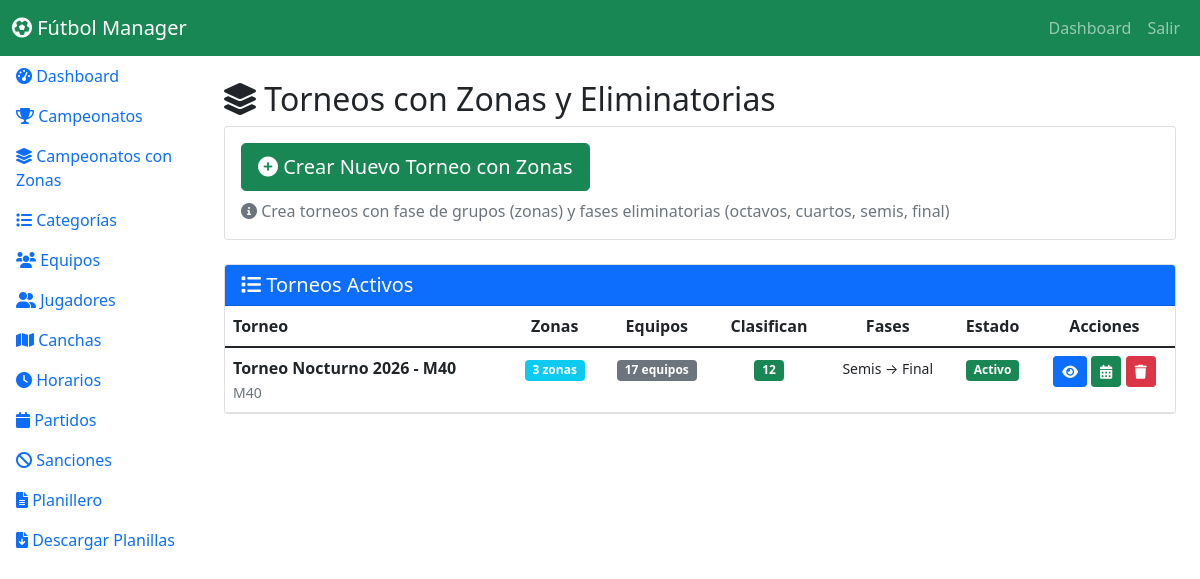
The page /admin/torneos_zonas.php (signed in) on the database as committed earlier.
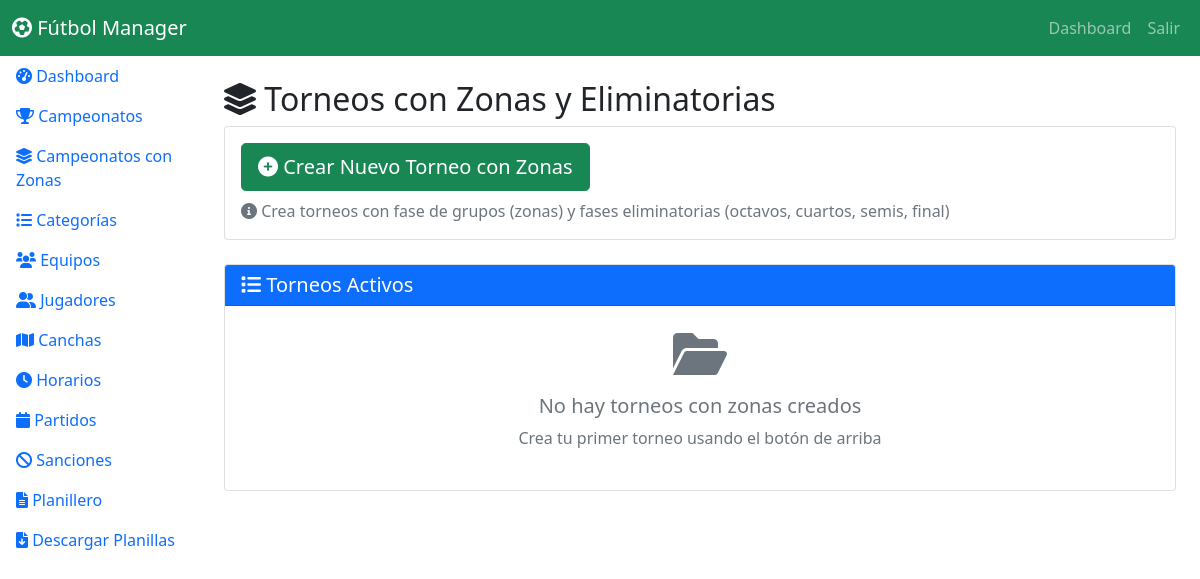
The same page on the database as committed later.
### tables this page shows
CREATE TABLE `campeonatos_formato` (
  `id` int(11) NOT NULL,
  `campeonato_id` int(11) NOT NULL,
  `tipo_formato` enum('zonas','eliminacion_directa','mixto') NOT NULL DEFAULT 'mixto',
  `cantidad_zonas` int(11) NOT NULL DEFAULT 2,
  `equipos_por_zona` int(11) NOT NULL DEFAULT 3,
  `equipos_clasifican` int(11) NOT NULL DEFAULT 4,
  `tipo_clasificacion` varchar(50) DEFAULT NULL COMMENT '1_primero, 2_primeros, 2_primeros_2_mejores_terceros, etc',
  `tiene_octavos` tinyint(1) DEFAULT 0,
  `tiene_cuartos` tinyint(1) DEFAULT 0,
  `tiene_semifinal` tinyint(1) DEFAULT 1,
  `tiene_tercer_puesto` tinyint(1) DEFAULT 1,
  `activo` tinyint(1) DEFAULT 1,
  `created_at` timestamp NULL DEFAULT current_timestamp(),
  `updated_at` timestamp NULL DEFAULT current_timestamp() ON UPDATE current_timestamp(),
  `categoria_id` int(11) DEFAULT NULL,
  `primeros_clasifican` int(11) NOT NULL DEFAULT 0 COMMENT 'Cantidad de primeros que clasifican (por zona)',
  `segundos_clasifican` int(11) NOT NULL DEFAULT 0 COMMENT 'Cantidad de segundos que clasifican',
  `terceros_clasifican` int(11) NOT NULL DEFAULT 0 COMMENT 'Cantidad de terceros que clasifican',
  `cuartos_clasifican` int(11) NOT NULL DEFAULT 0 COMMENT 'Cantidad de cuartos que clasifican'
);

CREATE TABLE `campeonatos` (
  `id` int(11) NOT NULL,
  `nombre` varchar(100) NOT NULL,
  `descripcion` text DEFAULT NULL,
  `fecha_inicio` date NOT NULL,
  `fecha_fin` date DEFAULT NULL,
  `activo` tinyint(1) DEFAULT 1,
  `es_torneo_nocturno` tinyint(1) DEFAULT 0 COMMENT 'Indica si es un torneo nocturno (por zonas)',
  `created_at` timestamp NULL DEFAULT current_timestamp()
);

### admin/torneos_zonas.php (the view, shortened to what the changed rows need)
<?php
$db = Database::getInstance()->getConnection();
$stmt = $db->query("
    SELECT
        cf.*,
        c.nombre as campeonato_nombre,
        cat.nombre as categoria_nombre,
        (SELECT COUNT(*) FROM zonas WHERE formato_id = cf.id) as total_zonas,
        (SELECT COUNT(DISTINCT equipo_id) FROM equipos_zonas ez
         JOIN zonas z ON ez.zona_id = z.id
         WHERE z.formato_id = cf.id) as total_equipos
    FROM campeonatos_formato cf
    JOIN campeonatos c ON cf.campeonato_id = c.id
    JOIN categorias cat ON cat.campeonato_id = c.id
    WHERE cf.activo = 1
    ORDER BY cf.created_at DESC
");
$torneos_zonas = $stmt->fetchAll(PDO::FETCH_ASSOC);
?>
<!DOCTYPE html>
<html lang="es">
<head>
    <link href="https://cdnjs.cloudflare.com/ajax/libs/bootstrap/5.1.3/css/bootstrap.min.css" rel="stylesheet">
    <link href="https://cdnjs.cloudflare.com/ajax/libs/font-awesome/6.0.0/css/all.min.css" rel="stylesheet">
    <link href="<?php echo SITE_URL; ?>assets/css/style.css" rel="stylesheet">
</head>
<body>
    <div class="container-fluid">
        <div class="row">
            <div class="col-md-9 col-lg-10 p-4">
                <h2><i class="fas fa-layer-group"></i> Torneos con Zonas y Eliminatorias</h2>
                <div class="card">
                    <div class="card-body p-0">
                        <?php if (empty($torneos_zonas)): ?>
                            <div class="p-4 text-center">
                                <i class="fas fa-folder-open fa-3x text-muted mb-3"></i>
                                <h5 class="text-muted">No hay torneos con zonas creados</h5>
                                <p class="text-muted">Crea tu primer torneo usando el botón de arriba</p>
                            </div>
                        <?php else: ?>
                            <div class="table-responsive">
                                <table class="table table-hover mb-0">
                                    <thead>
                                        <tr>
                                            <th>Torneo</th>
                                            <th class="text-center">Zonas</th>
                                            <th class="text-center">Equipos</th>
                                            <th class="text-center">Clasifican</th>
                                            <th class="text-center">Fases</th>
                                            <th class="text-center">Estado</th>
                                            <th class="text-center">Acciones</th>
                                        </tr>
                                    </thead>
                                    <tbody>
                                        <?php foreach ($torneos_zonas as $torneo): ?>
                                            <tr>
                                                <td>
                                                    <strong><?= htmlspecialchars($torneo['campeonato_nombre']) ?></strong><br>
                                                    <small class="text-muted"><?= htmlspecialchars($torneo['categoria_nombre']) ?></small>
                                                </td>
                                                <td class="text-center">
                                                    <span class="badge bg-info"><?= $torneo['cantidad_zonas'] ?> zonas</span>
                                                </td>
                                                <td class="text-center">
                                                    <span class="badge bg-secondary"><?= $torneo['total_equipos'] ?> equipos</span>
                                                </td>
                                                <td class="text-center">
                                                    <span class="badge bg-success"><?= $torneo['equipos_clasifican'] ?></span>
                                                </td>
                                                <td class="text-center">
                                                    <small>
                                                        <?php
                                                        $fases = [];
                                                        if ($torneo['tiene_semifinal']) $fases[] = 'Semis';
                                                        echo implode(' → ', $fases) . ' → Final';
                                                        ?>
                                                    </small>
                                                </td>
                                                <td class="text-center">
                                                    <span class="badge bg-<?= $torneo['activo'] ? 'success' : 'secondary' ?>">
                                                        <?= $torneo['activo'] ? 'Activo' : 'Inactivo' ?>
                                                    </span>
                                                </td>
                                                <td class="text-center">
                                                    <a href="torneos_zonas_ver.php?id=<?= $torneo['id'] ?>"
                                                       class="btn btn-sm btn-primary" title="Ver Detalles">
                                                        <i class="fas fa-eye"></i>
                                                    </a>
                                                    <a href="campeonatos_zonas_fixture.php?formato_id=<?= $torneo['id'] ?>"
                                                       class="btn btn-sm btn-success" title="Generar Fixture">
                                                        <i class="fas fa-calendar-alt"></i>
                                                    </a>
                                                    <form method="POST" style="display:inline;" onsubmit="return confirm('¿Eliminar este torneo? Se perderán todos los datos asociados.');">
                                                        <button type="submit" name="delete_torneo" class="btn btn-sm btn-danger" title="Eliminar">
                                                            <i class="fas fa-trash"></i>
                                                        </button>
                                                    </form>
                                                </td>
                                            </tr>
                                        <?php endforeach; ?>
                                    </tbody>
                                </table>
                            </div>
                        <?php endif; ?>
                    </div>
                </div>
            </div>
        </div>
    </div>
</body>
</html>

Rows that differ between the two databases and show on the page:
removed campeonatos_formato: campeonato.nombre "Torneo Nocturno 2026 - M40", categoria_nombre "M40", cantidad_zonas "3", total_equipos "17", equipos_clasifican "12", fases "Semis", activo "Activo"
Other text that changed with them:
text no longer shown: "Torneo Zonas Equipos Clasifican Fases Estado Acciones"
text now shown: "No hay torneos con zonas creados Crea tu primer torneo usando el botón de arriba"
